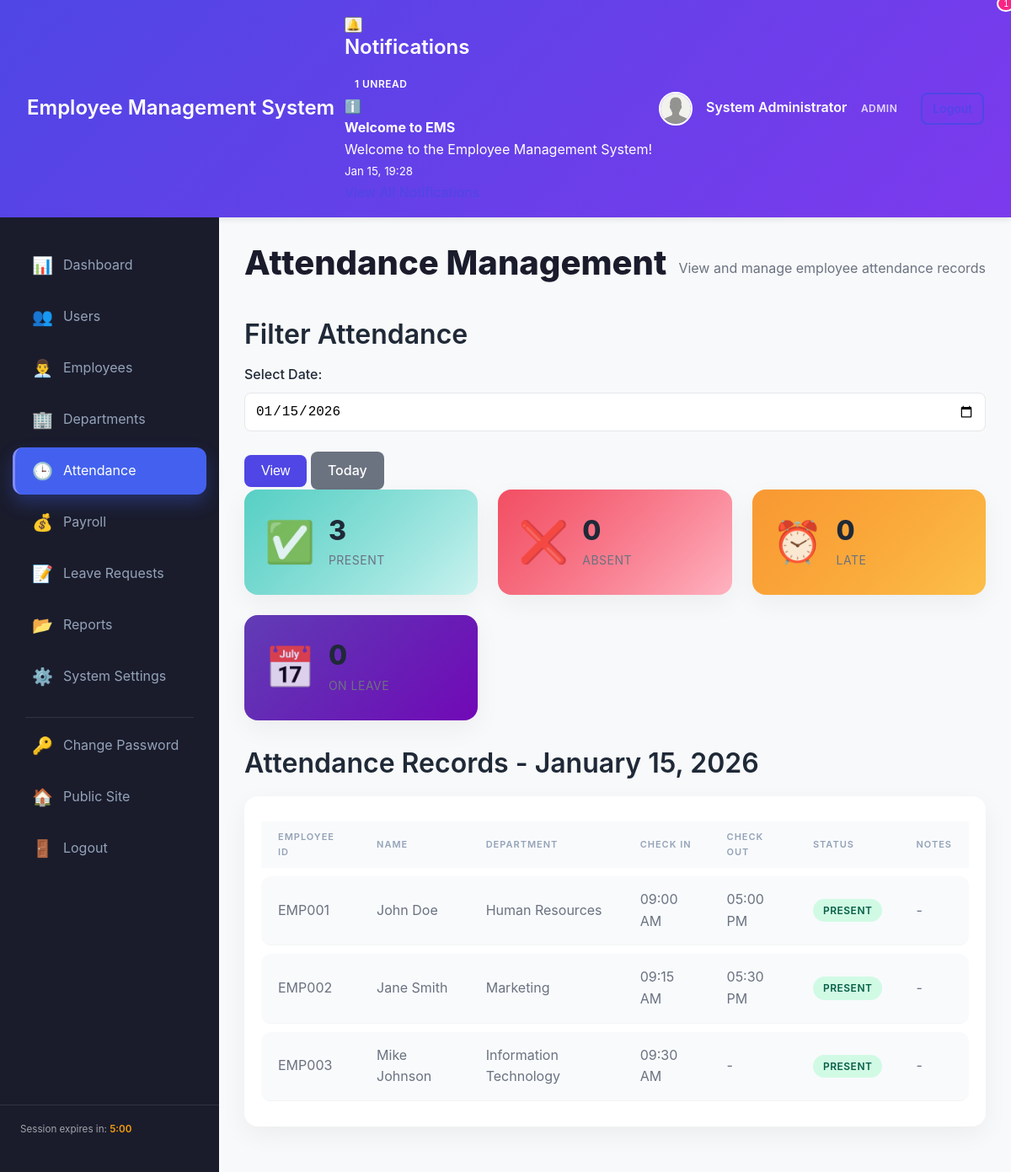
Page /dashboard/attendance/manage.php (signed in) on the committed database.
### tables this page shows
CREATE TABLE IF NOT EXISTS `notifications` (
  `id` int(11) NOT NULL AUTO_INCREMENT,
  `user_id` int(11) NOT NULL,
  `type` enum('Info','Success','Warning','Danger') DEFAULT 'Info',
  `title` varchar(200) NOT NULL,
  `message` text NOT NULL,
  `is_read` tinyint(1) DEFAULT 0,
  `link` varchar(255) DEFAULT NULL,
  `created_at` timestamp NOT NULL DEFAULT CURRENT_TIMESTAMP,
  PRIMARY KEY (`id`),
  KEY `idx_user_read` (`user_id`, `is_read`),
  KEY `idx_created` (`created_at`),
  CONSTRAINT `fk_notification_user` FOREIGN KEY (`user_id`) REFERENCES `users` (`id`) ON DELETE CASCADE
);

CREATE TABLE IF NOT EXISTS `attendance` (
  `id` int(11) NOT NULL AUTO_INCREMENT,
  `employee_id` int(11) NOT NULL,
  `date` date NOT NULL,
  `check_in` time DEFAULT NULL,
  `check_out` time DEFAULT NULL,
  `status` enum('Present','Absent','Late','Half Day','On Leave') DEFAULT 'Present',
  `notes` text,
  `created_at` timestamp NOT NULL DEFAULT CURRENT_TIMESTAMP,
  `updated_at` timestamp NOT NULL DEFAULT CURRENT_TIMESTAMP ON UPDATE CURRENT_TIMESTAMP,
  PRIMARY KEY (`id`),
  UNIQUE KEY `employee_date_unique` (`employee_id`, `date`),
  KEY `idx_date` (`date`),
  KEY `idx_status` (`status`),
  CONSTRAINT `fk_attendance_employee` FOREIGN KEY (`employee_id`) REFERENCES `employees` (`id`) ON DELETE CASCADE
);

CREATE TABLE `employees` (
  `id` int(11) NOT NULL AUTO_INCREMENT,
  `user_id` int(11) NOT NULL,
  `employee_id` varchar(20) NOT NULL,
  `department_id` int(11) DEFAULT NULL,
  `position` varchar(100) NOT NULL,
  `salary` decimal(10,2) DEFAULT NULL,
  `hire_date` date NOT NULL,
  `address` text,
  `emergency_contact` varchar(100) DEFAULT NULL,
  `emergency_phone` varchar(20) DEFAULT NULL,
  `created_at` timestamp NOT NULL DEFAULT CURRENT_TIMESTAMP,
  `updated_at` timestamp NOT NULL DEFAULT CURRENT_TIMESTAMP ON UPDATE CURRENT_TIMESTAMP,
  PRIMARY KEY (`id`),
  UNIQUE KEY `employee_id` (`employee_id`),
  UNIQUE KEY `user_id` (`user_id`),
  KEY `department_id` (`department_id`),
  CONSTRAINT `fk_employee_department` FOREIGN KEY (`department_id`) REFERENCES `departments` (`id`) ON DELETE SET NULL,
  CONSTRAINT `fk_employee_user` FOREIGN KEY (`user_id`) REFERENCES `users` (`id`) ON DELETE CASCADE
);

CREATE TABLE `users` (
  `id` int(11) NOT NULL AUTO_INCREMENT,
  `first_name` varchar(50) NOT NULL,
  `last_name` varchar(50) NOT NULL,
  `gender` enum('Male','Female','Other') NOT NULL,
  `username` varchar(50) NOT NULL,
  `email` varchar(100) NOT NULL,
  `password` varchar(255) NOT NULL,
  `phone` varchar(20) DEFAULT NULL,
  `profile_picture` varchar(255) DEFAULT 'default-avatar.png',
  `user_type` enum('Admin','HR','Manager','Employee') NOT NULL DEFAULT 'Employee',
  `user_status` enum('Active','Inactive') NOT NULL DEFAULT 'Active',
  `created_at` timestamp NOT NULL DEFAULT CURRENT_TIMESTAMP,
  `updated_at` timestamp NOT NULL DEFAULT CURRENT_TIMESTAMP ON UPDATE CURRENT_TIMESTAMP,
  PRIMARY KEY (`id`),
  UNIQUE KEY `username` (`username`),
  UNIQUE KEY `email` (`email`),
  KEY `idx_user_status` (`user_status`),
  KEY `idx_user_type` (`user_type`)
);

CREATE TABLE `departments` (
  `id` int(11) NOT NULL AUTO_INCREMENT,
  `name` varchar(100) NOT NULL,
  `description` text,
  `created_at` timestamp NOT NULL DEFAULT CURRENT_TIMESTAMP,
  PRIMARY KEY (`id`),
  UNIQUE KEY `name` (`name`)
);

### includes/functions.php (called while the page is built, shortened)
<?php
function get_user_notifications($user_id, $limit = 10, $unread_only = false) {
    global $pdo;
    try {
        $sql = "SELECT * FROM notifications WHERE user_id = ?";
        $sql .= " ORDER BY created_at DESC LIMIT ?";
        $stmt = $pdo->prepare($sql);
        $stmt->execute([$user_id, $limit]);
        return $stmt->fetchAll();
    } catch (PDOException $e) {
        error_log("Get notifications error: " . $e->getMessage());
        return [];
    }
}
function get_unread_notification_count($user_id) {
    global $pdo;
    try {
        $stmt = $pdo->prepare("SELECT COUNT(*) as count FROM notifications
                               WHERE user_id = ? AND is_read = 0");
        $stmt->execute([$user_id]);
        return $stmt->fetch()['count'];
    } catch (PDOException $e) {
        error_log("Get unread count error: " . $e->getMessage());
        return 0;
    }
}
?>

### dashboard/attendance/manage.php (the view, shortened to what this page needs)
<?php
require_once '../../config/db_connect.php';
require_once '../../includes/functions.php';
$filter_date = $_GET['date'] ?? date('Y-m-d');
try {
    $stmt = $pdo->prepare("
        SELECT a.*, e.employee_id, u.first_name, u.last_name, d.name as department_name
        FROM attendance a
        JOIN employees e ON a.employee_id = e.id
        JOIN users u ON e.user_id = u.id
        LEFT JOIN departments d ON e.department_id = d.id
        WHERE a.date = ?
        ORDER BY a.check_in ASC
    ");
    $stmt->execute([$filter_date]);
    $attendance_records = $stmt->fetchAll();
} catch (PDOException $e) {
    error_log("Fetch attendance error: " . $e->getMessage());
    $attendance_records = [];
}
try {
    $stmt = $pdo->prepare("
        SELECT
            COUNT(CASE WHEN status = 'Present' THEN 1 END) as present,
            COUNT(CASE WHEN status = 'Absent' THEN 1 END) as absent,
            COUNT(CASE WHEN status = 'Late' THEN 1 END) as late,
            COUNT(CASE WHEN status = 'On Leave' THEN 1 END) as on_leave
        FROM attendance
        WHERE date = ?
    ");
    $stmt->execute([$filter_date]);
    $summary = $stmt->fetch();
} catch (PDOException $e) {
    error_log("Attendance summary error: " . $e->getMessage());
    $summary = ['present' => 0, 'absent' => 0, 'late' => 0, 'on_leave' => 0];
}
?>
<!DOCTYPE html>
<html lang="en">
<head>
    <link rel="stylesheet" href="../../assets/css/style.css">
    <link rel="stylesheet" href="../../assets/css/dashboard.css">
    <link rel="stylesheet" href="../../assets/css/admin_dashboard.css">
</head>
<body class="dashboard-page admin-page">
    <?php include '../includes/admin_header.php'; ?>
    <div class="dashboard-container">
        <?php include '../includes/admin_sidebar.php'; ?>
        <main class="dashboard-content">
            <div class="page-header">
                <h1>Attendance Management</h1>
                <p>View and manage employee attendance records</p>
            </div>
            <div class="card">
                <h2>Filter Attendance</h2>
                <form method="GET" class="form-inline">
                    <div class="form-group">
                        <label for="date">Select Date:</label>
                        <input type="date" id="date" name="date" value="<?php echo htmlspecialchars($filter_date); ?>" class="form-control">
                    </div>
                    <button type="submit" class="btn btn-primary">View</button>
                    <a href="?date=<?php echo date('Y-m-d'); ?>" class="btn btn-secondary">Today</a>
                </form>
            </div>
            <div class="stats-grid">
                <div class="stat-card stat-success">
                    <div class="stat-icon">✅</div>
                    <div class="stat-details">
                        <h3><?php echo $summary['present']; ?></h3>
                        <p>Present</p>
                    </div>
                </div>
                <div class="stat-card stat-danger">
                    <div class="stat-icon">❌</div>
                    <div class="stat-details">
                        <h3><?php echo $summary['absent']; ?></h3>
                        <p>Absent</p>
                    </div>
                </div>
                <div class="stat-card stat-warning">
                    <div class="stat-icon">⏰</div>
                    <div class="stat-details">
                        <h3><?php echo $summary['late']; ?></h3>
                        <p>Late</p>
                    </div>
                </div>
                <div class="stat-card stat-info">
                    <div class="stat-icon">📅</div>
                    <div class="stat-details">
                        <h3><?php echo $summary['on_leave']; ?></h3>
                        <p>On Leave</p>
                    </div>
                </div>
            </div>
            <div class="card">
                <h2>Attendance Records - <?php echo date('F d, Y', strtotime($filter_date)); ?></h2>
                <div class="table-container">
                    <table class="data-table">
                        <thead>
                            <tr>
                                <th>Employee ID</th>
                                <th>Name</th>
                                <th>Department</th>
                                <th>Check In</th>
                                <th>Check Out</th>
                                <th>Status</th>
                                <th>Notes</th>
                            </tr>
                        </thead>
                        <tbody>
                            <?php if (empty($attendance_records)): ?>
                                <tr>
                                    <td colspan="7" class="text-center">No attendance records for this date</td>
                                </tr>
                            <?php else: ?>
                                <?php foreach ($attendance_records as $record): ?>
                                    <tr>
                                        <td><?php echo htmlspecialchars($record['employee_id']); ?></td>
                                        <td><?php echo htmlspecialchars($record['first_name'] . ' ' . $record['last_name']); ?></td>
                                        <td><?php echo htmlspecialchars($record['department_name'] ?? 'N/A'); ?></td>
                                        <td><?php echo $record['check_in'] ? date('h:i A', strtotime($record['check_in'])) : '-'; ?></td>
                                        <td><?php echo $record['check_out'] ? date('h:i A', strtotime($record['check_out'])) : '-'; ?></td>
                                        <td>
                                            <?php
                                            $status_class = [
                                                'Present' => 'success',
                                                'Absent' => 'danger',
                                                'Late' => 'warning',
                                                'Half Day' => 'info',
                                                'On Leave' => 'info'
                                            ];
                                            ?>
                                            <span class="badge badge-<?php echo $status_class[$record['status']] ?? 'secondary'; ?>">
                                                <?php echo $record['status']; ?>
                                            </span>
                                        </td>
                                        <td><?php echo htmlspecialchars($record['notes'] ?: '-'); ?></td>
                                    </tr>
                                <?php endforeach; ?>
                            <?php endif; ?>
                        </tbody>
                    </table>
                </div>
            </div>
        </main>
    </div>
</body>
</html>

### dashboard/includes/admin_header.php (shortened to what this page needs)
<?php
$notification_count = get_unread_notification_count($_SESSION['user_id']);
$notifications = get_user_notifications($_SESSION['user_id'], 5);
?>
<header class="dashboard-header admin-header">
    <div class="header-container">
        <div class="logo">
            <h2><?php echo SITE_NAME; ?></h2>
        </div>
        <div class="header-actions">
            <div class="notifications-dropdown">
                <button class="notification-btn" id="notificationBtn">
                    🔔
                    <?php if ($notification_count > 0): ?>
                        <span class="notification-badge"><?php echo $notification_count; ?></span>
                    <?php endif; ?>
                </button>
                <div class="notification-dropdown-content" id="notificationDropdown">
                    <div class="notification-header">
                        <h3>Notifications</h3>
                        <?php if ($notification_count > 0): ?>
                            <span class="badge"><?php echo $notification_count; ?> unread</span>
                        <?php endif; ?>
                    </div>
                    <div class="notification-list">
                        <?php if (empty($notifications)): ?>
                            <div class="notification-item">
                                <p>No notifications</p>
                            </div>
                        <?php else: ?>
                            <?php foreach ($notifications as $notif): ?>
                                <div class="notification-item <?php echo $notif['is_read'] ? '' : 'unread'; ?>">
                                    <div class="notif-icon notif-<?php echo strtolower($notif['type']); ?>">
                                        <?php
                                        $icons = ['Info' => 'ℹ️', 'Success' => '✅', 'Warning' => '⚠️', 'Danger' => '🚨'];
                                        echo $icons[$notif['type']] ?? 'ℹ️';
                                        ?>
                                    </div>
                                    <div class="notif-content">
                                        <strong><?php echo htmlspecialchars($notif['title']); ?></strong>
                                        <p><?php echo htmlspecialchars($notif['message']); ?></p>
                                        <small><?php echo date('M d, H:i', strtotime($notif['created_at'])); ?></small>
                                    </div>
                                </div>
                            <?php endforeach; ?>
                        <?php endif; ?>
                    </div>
                    <div class="notification-footer">
                        <a href="notifications/index.php">View All Notifications</a>
                    </div>
                </div>
            </div>
            <div class="user-info">
                <img src="<?php echo '../uploads/profiles/' . ($_SESSION['profile_picture'] ?? 'default-avatar.png'); ?>"
                     alt="Profile" class="user-avatar" onerror="this.src='../assets/images/default-avatar.png'">
                <div class="user-details">
                    <span class="user-name"><?php echo htmlspecialchars($_SESSION['first_name'] . ' ' . $_SESSION['last_name']); ?></span>
                    <span class="user-role badge badge-admin"><?php echo htmlspecialchars($_SESSION['user_type']); ?></span>
                </div>
                <a href="../auth/logout.php" class="btn btn-sm btn-outline">Logout</a>
            </div>
        </div>
    </div>
</header>

### rows in the picture
notifications: type "ℹ️", title "Welcome to EMS", message "Welcome to the Employee Management System!", created_at "Jan 15, 19:28"
attendance: employee.employee_id "EMP001", users.first_name+last_name "John Doe", departments.name "Human Resources", check_in "09:00 AM", check_out "05:00 PM", status "PRESENT", notes "-"
attendance: employee.employee_id "EMP002", users.first_name+last_name "Jane Smith", departments.name "Marketing", check_in "09:15 AM", check_out "05:30 PM", status "PRESENT", notes "-"
attendance: employee.employee_id "EMP003", users.first_name+last_name "Mike Johnson", departments.name "Information Technology", check_in "09:30 AM", status "PRESENT", notes "-"

### other values in the picture
SITE_NAME "Employee Management System"
$notification_count "1"
$_SESSION['first_name'] . ' ' . $_SESSION['last_name'] "System Administrator"
$_SESSION['user_type'] "ADMIN"
$summary['present'] "3"
$summary['absent'] "0"
$summary['late'] "0"
$summary['on_leave'] "0"
